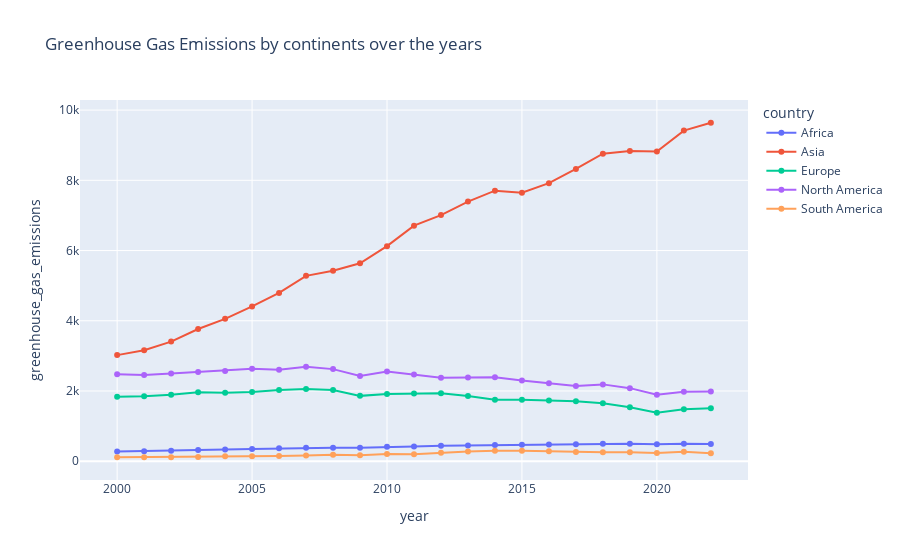

The notebook cell saved with this chart:
### Code cell
fig_7 = px.line(data_2, data_2['year'], data_2['greenhouse_gas_emissions'], color = 'country', markers=True,title='Greenhouse Gas Emissions by continents over the years')
fig_7.show()

### Figure 1 — Plotly figure (JSON) as saved in the notebook; plotly's stock layout.template omitted (floating-point values rounded to 4 significant figures)
{"data": [{"hovertemplate": "country=Africa<br>year=%{x}<br>greenhouse_gas_emissions=%{y}<extra></extra>", "legendgroup": "Africa", "line": {"color": "#636efa", "dash": "solid"}, "marker": {"symbol": "circle"}, "mode": "lines+markers", "name": "Africa", "orientation": "v", "showlegend": true, "type": "scatter", "x": [2000, 2001, 2002, 2003, 2004, 2005, 2006, 2007, 2008, 2009, 2010, 2011, 2012, 2013, 2014, 2015, 2016, 2017, 2018, 2019, 2020, 2021, 2022], "xaxis": "x", "y": [274.0, 284.7, 301.0, 318.6, 337.0, 350.6, 368.2, 382.8, 386.7, 384.0, 411.2, 420.8, 442.2, 447.9, 459.7, 472.1, 479.4, 485.8, 496.2, 499.4, 482.8, 497.7, 488.2], "yaxis": "y"}, {"hovertemplate": "country=Asia<br>year=%{x}<br>greenhouse_gas_emissions=%{y}<extra></extra>", "legendgroup": "Asia", "line": {"color": "#EF553B", "dash": "solid"}, "marker": {"symbol": "circle"}, "mode": "lines+markers", "name": "Asia", "orientation": "v", "showlegend": true, "type": "scatter", "x": [2000, 2001, 2002, 2003, 2004, 2005, 2006, 2007, 2008, 2009, 2010, 2011, 2012, 2013, 2014, 2015, 2016, 2017, 2018, 2019, 2020, 2021, 2022], "xaxis": "x", "y": [3021.0, 3161.0, 3407.0, 3766.0, 4055.0, 4410.0, 4793.0, 5279.0, 5424.0, 5638.0, 6125.0, 6709.0, 7009.0, 7396.0, 7704.0, 7648.0, 7918.0, 8323.0, 8758.0, 8834.0, 8818.0, 9416.0, 9639.0], "yaxis": "y"}, {"hovertemplate": "country=Europe<br>year=%{x}<br>greenhouse_gas_emissions=%{y}<extra></extra>", "legendgroup": "Europe", "line": {"color": "#00cc96", "dash": "solid"}, "marker": {"symbol": "circle"}, "mode": "lines+markers", "name": "Europe", "orientation": "v", "showlegend": true, "type": "scatter", "x": [2000, 2001, 2002, 2003, 2004, 2005, 2006, 2007, 2008, 2009, 2010, 2011, 2012, 2013, 2014, 2015, 2016, 2017, 2018, 2019, 2020, 2021, 2022], "xaxis": "x", "y": [1837.0, 1848.0, 1891.0, 1967.0, 1951.0, 1971.0, 2029.0, 2059.0, 2030.0, 1861.0, 1915.0, 1931.0, 1934.0, 1854.0, 1753.0, 1751.0, 1731.0, 1711.0, 1653.0, 1538.0, 1379.0, 1479.0, 1508.0], "yaxis": "y"}, {"hovertemplate": "country=North America<br>year=%{x}<br>greenhouse_gas_emissions=%{y}<extra></extra>", "legendgroup": "North America", "line": {"color": "#ab63fa", "dash": "solid"}, "marker": {"symbol": "circle"}, "mode": "lines+markers", "name": "North America", "orientation": "v", "showlegend": true, "type": "scatter", "x": [2000, 2001, 2002, 2003, 2004, 2005, 2006, 2007, 2008, 2009, 2010, 2011, 2012, 2013, 2014, 2015, 2016, 2017, 2018, 2019, 2020, 2021, 2022], "xaxis": "x", "y": [2480.0, 2458.0, 2495.0, 2542.0, 2568.0, 2631.0, 2602.0, 2687, 2623.0, 2430.0, 2552.0, 2471.0, 2377.0, 2387.0, 2390.0, 2296.0, 2220.0, 2141.0, 2188.0, 2081.0, 1891.0, 1978.0, 1987.0], "yaxis": "y"}, {"hovertemplate": "country=South America<br>year=%{x}<br>greenhouse_gas_emissions=%{y}<extra></extra>", "legendgroup": "South America", "line": {"color": "#FFA15A", "dash": "solid"}, "marker": {"symbol": "circle"}, "mode": "lines+markers", "name": "South America", "orientation": "v", "showlegend": true, "type": "scatter", "x": [2000, 2001, 2002, 2003, 2004, 2005, 2006, 2007, 2008, 2009, 2010, 2011, 2012, 2013, 2014, 2015, 2016, 2017, 2018, 2019, 2020, 2021, 2022], "xaxis": "x", "y": [112.9, 116.3, 115.8, 120.7, 137.8, 140.2, 146.1, 161.5, 181.4, 173.3, 204.2, 200.5, 240.3, 280.2, 295.3, 301.5, 284.3, 264.5, 253.7, 255.6, 237.1, 268.4, 223.7], "yaxis": "y"}], "layout": {"autosize": true, "legend": {"title": {"text": "country"}, "tracegroupgap": 0}, "title": {"text": "Greenhouse Gas Emissions by continents over the years"}, "xaxis": {"anchor": "y", "autorange": true, "domain": [0, 1], "range": [1999.0, 2023.0], "title": {"text": "year"}, "type": "linear"}, "yaxis": {"anchor": "x", "autorange": true, "domain": [0, 1], "range": [-673.3, 10430.0], "title": {"text": "greenhouse_gas_emissions"}, "type": "linear"}}}
